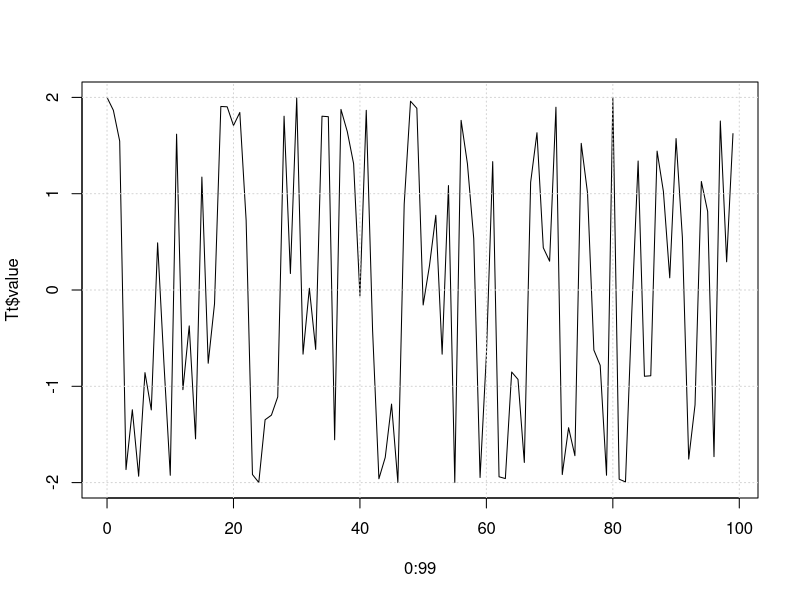

Here is the R script that generated this plot:




simTt_mod <- function(N = 1000, numFreq, P){
  
  ## Defining helpful variables
  Tt_list <- list()
  t = 0:(N-1)
  fourierFreq = 2*pi/N
  P = P + 1
  text = ''
  
  for (i in 1:numFreq){
    
    #mu = rnorm(1, mean = 0, sd = N/200)
    mu = 2
    f = runif(1, fourierFreq, 0.5)
    a = rnorm(P, mean = 0, sd = N/200)
    
    text = paste0(text, "(", mu, ")*cos(2*pi*(", f, "*t + ", sep = "", collapse = "")
    
    for (p in 1:P){
      text = paste0(text, "(", a[p] / (p), ")*t^", p, " + ", sep = "", collapse = "")
    }
    
    text = paste0(text, '0)) + ')
  }
  
  text = substr(text, start = 1, stop = nchar(text) - 3)
  
  ## Returning final list object
  Tt_list$fn <- paste(text, collapse="")  
  Tt_list$value <- eval(parse(text = paste(text, collapse = "")))
  return(Tt_list)
}










simTt_mod <- function(N = 1000, mu = NULL, f = NULL){
  
  ## Defining helpful variables
  Tt_list <- list()
  t = 0:(N-1)
  text = ''
  
  if (is.null(mu)){
    mu = 2
  }
  
  if (is.null(f)){
    f = runif(1, 1/N, 0.5)
  }
  
  #text = paste0(mu, "*cos(2*pi*(", f, '*t))')
  text = paste0(mu, "*cos(2*pi*(", f, '*t + sin(t)))')
  
  ## Returning final list object
  Tt_list$fn <- paste(text, collapse="")  
  Tt_list$value <- eval(parse(text = paste(text, collapse = "")))
  return(Tt_list)
}

Tt = simTt_mod(N = 100, f = 0.1)
print(Tt$fn)
plot(0:99, Tt$value, type = 'l'); grid()




